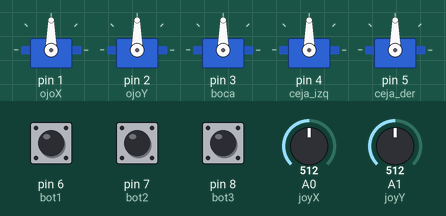
Recording of a sketch running on a simulated Arduino Uno, built with avr-gcc and run on an emulated ATmega328P. Shown: 5 × servo. Inputs (shaded band) come from the test bench; at power-on: A0 (joyX) = 512, A1 (joyY) = 512, pin 6 (bot1) LOW, pin 7 (bot2) LOW, pin 8 (bot3) LOW. What the sketch prints to the serial monitor is not drawn.

Above: at 1.2 s.
1.3 s: A0 (joyX) set to 716
At 2.4 s:
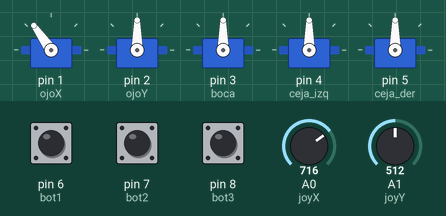
2.8 s: A1 (joyY) set to 716
At 3.9 s:
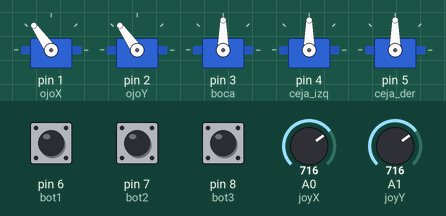
4.3 s: pin 6 (bot1) pulled HIGH for 0.15 s
At 4.4 s:
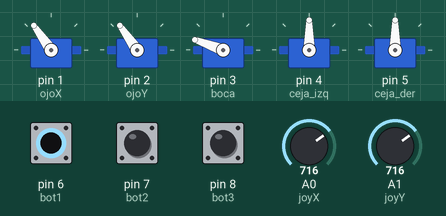
5.9 s: pin 7 (bot2) pulled HIGH for 0.15 s
At 5.98 s:
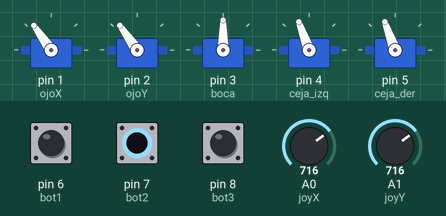
7.5 s: A0 (joyX) set to 900
At 7.8 s:
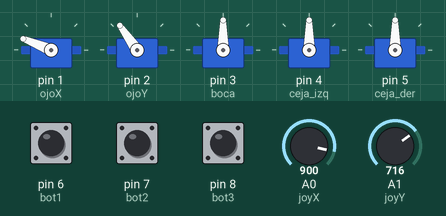
9.0 s: A1 (joyY) set to 900
At 9.4 s:
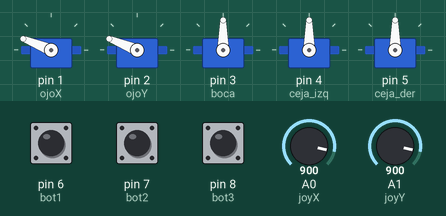
Timing chart, 0 to 11.5 s (numbered marks = the images above; inputs shaded):
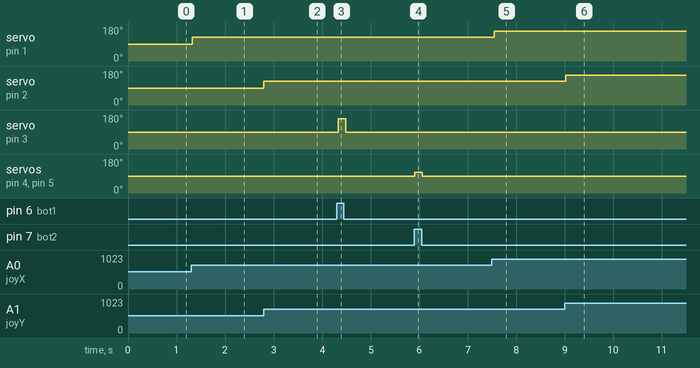

The sketch:

Test1.ino
```cpp
//MOVIEMIENTOS DE SERVOS
/*
JDZ
*Test #1 de los moviemientos de los servos para el movimiento de ojos, boca y cejas
*/

#include <Servo.h>

//Nombres de Servos
Servo ojoX;   //Llamamos como "ojoX" al servo que hace el movimiento en X del ojo
Servo ojoY;   //Llamamos como "ojoY" al servo que hace el movimiento en Y del ojo
Servo boca;   //Lamamos como "boca" al servo que hace movimiento de la boca
Servo ceja_izq;  //Llamamos como "ceja_izq" al servo que hace el moviemiento de la ceja izquerda (viendolo tu de frente)
Servo ceja_der;  //Llamamos como "ceja_der" al servo que hace el moviemiento de la ceja derecha (viendolo tu de frente)

//Joystick
int joyX =0;      //Entrada analogica del joystick del movimineto en X
int joyY =1;      //Entrada analogica del joystick del movimineto en Y

//Variables donde se guardan los grados
int horPos = 90;
int verPos = 90;

//Nombres de botones y entradas digtales
 int bot1 = 6;
 int bot2 = 7;
 int bot3 = 8;

//Variables de botones
int bot1_state = 0;
int bot2_state = 0;
int bot3_state = 0;

void setup()
{
  Serial.begin(9600);
  Serial.print("Servo test");

  //Servos
  ojoX.attach(1);
  ojoY.attach(2);
  boca.attach(3);
  ceja_izq.attach(4);
  ceja_der.attach(5);
  pinMode(bot1,INPUT);
  pinMode(bot2,INPUT);
  pinMode(bot3,INPUT);

}

void loop()
{
  //Servos
  horPos = analogRead(joyX);
  verPos = analogRead(joyY);
  horPos = map(horPos, 0,1023,0,180);
  verPos = map(verPos, 0,1023,0,180);
  Serial.print(horPos);
  Serial.print("\t");
  Serial.print(verPos);

  ojoX.write(horPos);
  ojoY.write(verPos);
  delay(50);

  //Botones
  bot1_state = digitalRead(bot1);
  bot2_state = digitalRead(bot2);
  bot3_state = digitalRead(bot3);

//Movimiento de boca

  if(bot1_state == HIGH)
  {
    boca.write(160);
  }
  if (bot1_state == LOW)
  {
    boca.write(90);
  }

//Cejas
if (bot2_state == HIGH)
{
  ceja_der.write(110);
  ceja_izq.write(110);
}
if (bot2_state == LOW)
{
  ceja_der.write(90);
  ceja_izq.write(90);
}

}
```

Measured:
- after the input at 1.3 s, servo on pin 1 (ojoX): 90° → 125° at once
- after the input at 2.8 s, servo on pin 2 (ojoY): 90° → 125° at once
- after the input at 4.3 s, servo on pin 3 (boca): 90° → 160° at once, → 90° 0.15 s later
- after the input at 5.9 s, servo on pin 4 (ceja_izq), servo on pin 5 (ceja_der): 90° → 110° at once, → 90° 0.15 s later
- after the input at 7.5 s, servo on pin 1 (ojoX): 125° → 158° at once
- after the input at 9.0 s, servo on pin 2 (ojoY): 125° → 158° at once
